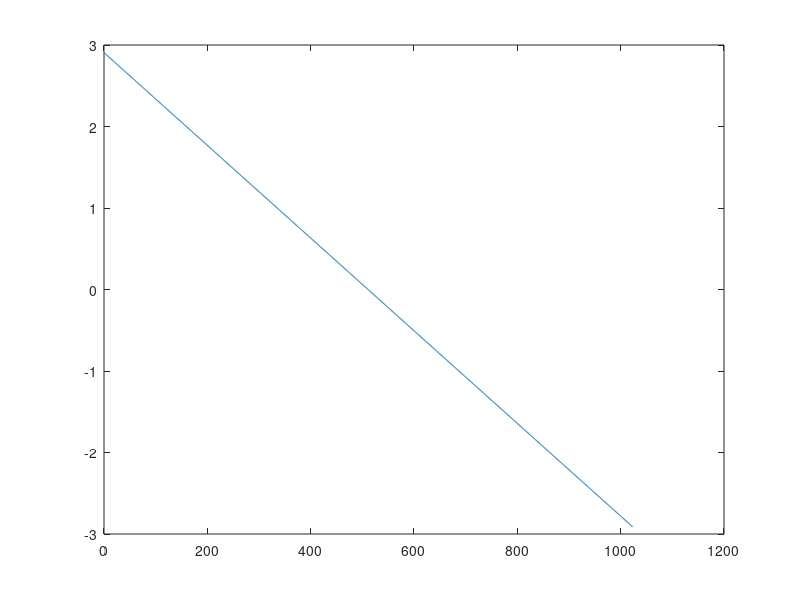

This figure's MATLAB source:
ad = (0:1023);

% y = (((1111/600) * pi * ad) / 1023) - (1111/1200)*pi;
% y = (((1111/600) * pi * ad) / 1023);
deg = (511 - ad)*(333.3/1023);
rad = (2*pi*deg)/360;

plot(ad, rad);